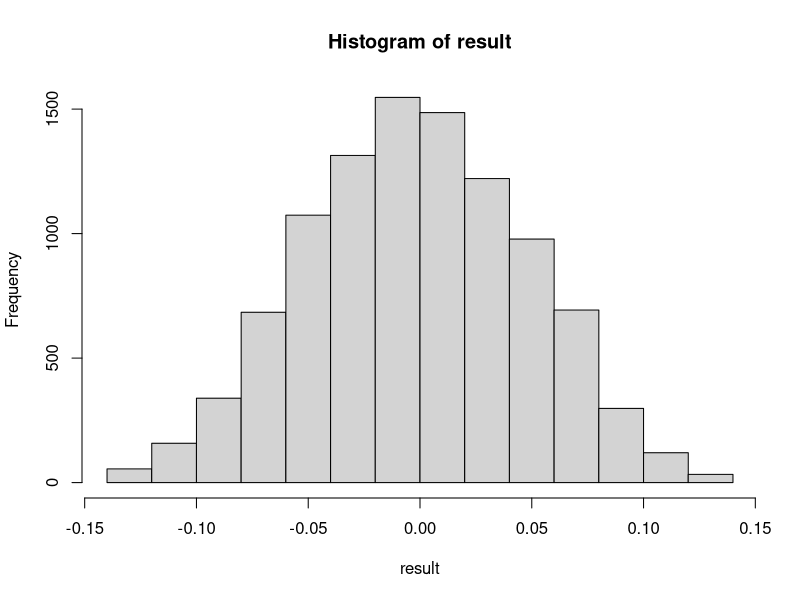

Source code (R):
# Q2 J.J. Thomson (1856–1940), discovered the electron while investigating the basic nature of cathode rays.
# In laboratory experiments Thomson isolated negatively charged particles for which he could determine
# the mass-charge ratio. This ratio appeared to be constant over a wide variety of experimental conditions
# and to be a characteristic of these new particles. Thomson obtained the following results with two
# different cathode ray tubes, using air as the gas:
  
# Tube 1 | 0.57 0.34 0.43 0.32 0.48 0.40 0.40
# Tube 2 | 0.53 0.47 0.47 0.51 0.63 0.61 0.48

# (a) Do the two tubes appear to produce consistent results?
tube1 = c(.57, .34, .43, .32, .48, .40, .40)
tube2 = c(.53, .47, .47, .51, .63, .61, .48)

meanTube1 = mean(tube1)
meanTube2 = mean(tube2)

resultDiff = meanTube2 - meanTube1

## Result of 2 tubes mean
resultDiff

allTogether = c(tube1, tube2)

result=0
for (i in 1:10000) {
  mixedTogether = sample(allTogether)
  tube1R = mixedTogether[1:7]
  tube2R = mixedTogether[8:14]
  result[i]= mean(tube1R) - mean(tube2R)
}

hist(result)

## After running above calculation, we came to conclusion that Results are NOT CONSISTENT, 
## Since the difference of both tube resulted 0.10857, while populating histogram for 10000 values we found that
## this is far too right in histogram.